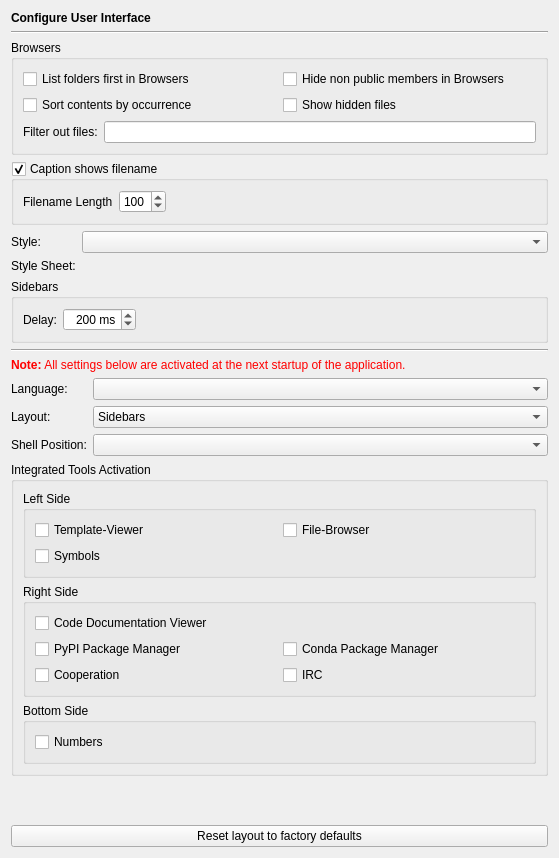
<?xml version="1.0" encoding="UTF-8"?>
<ui version="4.0">
 <class>InterfacePage</class>
 <widget class="QWidget" name="InterfacePage">
  <property name="geometry">
   <rect>
    <x>0</x>
    <y>0</y>
    <width>557</width>
    <height>858</height>
   </rect>
  </property>
  <layout class="QVBoxLayout" name="verticalLayout_2">
   <item>
    <widget class="QLabel" name="headerLabel">
     <property name="text">
      <string>&lt;b&gt;Configure User Interface&lt;/b&gt;</string>
     </property>
    </widget>
   </item>
   <item>
    <widget class="Line" name="line9">
     <property name="frameShape">
      <enum>QFrame::HLine</enum>
     </property>
     <property name="frameShadow">
      <enum>QFrame::Sunken</enum>
     </property>
     <property name="orientation">
      <enum>Qt::Horizontal</enum>
     </property>
    </widget>
   </item>
   <item>
    <widget class="QGroupBox" name="groupBox_4">
     <property name="title">
      <string>Browsers</string>
     </property>
     <layout class="QGridLayout" name="gridLayout_2">
      <item row="0" column="0">
       <widget class="QCheckBox" name="uiBrowsersListFoldersFirstCheckBox">
        <property name="toolTip">
         <string>Select, if folders should be listed first in the various browsers</string>
        </property>
        <property name="text">
         <string>List folders first in Browsers</string>
        </property>
       </widget>
      </item>
      <item row="0" column="1">
       <widget class="QCheckBox" name="uiBrowsersHideNonPublicCheckBox">
        <property name="toolTip">
         <string>Select to hide non public classes, methods and attributes in the browsers.</string>
        </property>
        <property name="text">
         <string>Hide non public members in Browsers</string>
        </property>
       </widget>
      </item>
      <item row="1" column="0">
       <widget class="QCheckBox" name="uiBrowsersSortByOccurrenceCheckBox">
        <property name="toolTip">
         <string>Select to sort file contents by occurrence</string>
        </property>
        <property name="text">
         <string>Sort contents by occurrence</string>
        </property>
       </widget>
      </item>
      <item row="1" column="1">
       <widget class="QCheckBox" name="uiBrowsersShowHiddenCheckBox">
        <property name="toolTip">
         <string>Select to show hidden files in the various browsers</string>
        </property>
        <property name="text">
         <string>Show hidden files</string>
        </property>
       </widget>
      </item>
      <item row="2" column="0" colspan="2">
       <layout class="QHBoxLayout" name="horizontalLayout_2">
        <item>
         <widget class="QLabel" name="label_4">
          <property name="text">
           <string>Filter out files:</string>
          </property>
         </widget>
        </item>
        <item>
         <widget class="QLineEdit" name="fileFiltersEdit">
          <property name="toolTip">
           <string>Enter wildcard file patterns separated by semicolon. Files matching these patterns will not be shown by the file browsers.</string>
          </property>
         </widget>
        </item>
       </layout>
      </item>
     </layout>
    </widget>
   </item>
   <item>
    <widget class="QGroupBox" name="uiCaptionShowsFilenameGroupBox">
     <property name="focusPolicy">
      <enum>Qt::StrongFocus</enum>
     </property>
     <property name="toolTip">
      <string>Select, if the caption of the main window should show the filename of the current editor</string>
     </property>
     <property name="title">
      <string>Caption shows filename</string>
     </property>
     <property name="checkable">
      <bool>true</bool>
     </property>
     <layout class="QHBoxLayout">
      <item>
       <widget class="QLabel" name="label">
        <property name="text">
         <string>Filename Length</string>
        </property>
       </widget>
      </item>
      <item>
       <widget class="QSpinBox" name="filenameLengthSpinBox">
        <property name="toolTip">
         <string>Enter the number of characters to be shown in the main window title.</string>
        </property>
        <property name="minimum">
         <number>10</number>
        </property>
        <property name="maximum">
         <number>999</number>
        </property>
        <property name="singleStep">
         <number>10</number>
        </property>
        <property name="value">
         <number>100</number>
        </property>
       </widget>
      </item>
      <item>
       <spacer>
        <property name="orientation">
         <enum>Qt::Horizontal</enum>
        </property>
        <property name="sizeHint" stdset="0">
         <size>
          <width>31</width>
          <height>23</height>
         </size>
        </property>
       </spacer>
      </item>
     </layout>
    </widget>
   </item>
   <item>
    <layout class="QGridLayout" name="gridLayout_3">
     <item row="0" column="0">
      <widget class="QLabel" name="label_2">
       <property name="text">
        <string>Style:</string>
       </property>
      </widget>
     </item>
     <item row="0" column="1">
      <widget class="QComboBox" name="styleComboBox">
       <property name="toolTip">
        <string>Select the interface style</string>
       </property>
      </widget>
     </item>
     <item row="1" column="0">
      <widget class="QLabel" name="label_3">
       <property name="text">
        <string>Style Sheet:</string>
       </property>
      </widget>
     </item>
     <item row="1" column="1">
      <widget class="E5PathPicker" name="styleSheetPicker" native="true">
       <property name="sizePolicy">
        <sizepolicy hsizetype="Expanding" vsizetype="Preferred">
         <horstretch>0</horstretch>
         <verstretch>0</verstretch>
        </sizepolicy>
       </property>
       <property name="focusPolicy">
        <enum>Qt::StrongFocus</enum>
       </property>
       <property name="toolTip">
        <string>Enter the path of the style sheet file</string>
       </property>
      </widget>
     </item>
    </layout>
   </item>
   <item>
    <widget class="QGroupBox" name="groupBox_8">
     <property name="title">
      <string>Sidebars</string>
     </property>
     <layout class="QHBoxLayout" name="horizontalLayout_3">
      <item>
       <widget class="QLabel" name="label_5">
        <property name="text">
         <string>Delay:</string>
        </property>
       </widget>
      </item>
      <item>
       <widget class="QSpinBox" name="delaySpinBox">
        <property name="alignment">
         <set>Qt::AlignRight|Qt::AlignTrailing|Qt::AlignVCenter</set>
        </property>
        <property name="suffix">
         <string> ms</string>
        </property>
        <property name="maximum">
         <number>2000</number>
        </property>
        <property name="singleStep">
         <number>100</number>
        </property>
        <property name="value">
         <number>200</number>
        </property>
       </widget>
      </item>
      <item>
       <spacer name="horizontalSpacer_2">
        <property name="orientation">
         <enum>Qt::Horizontal</enum>
        </property>
        <property name="sizeHint" stdset="0">
         <size>
          <width>396</width>
          <height>20</height>
         </size>
        </property>
       </spacer>
      </item>
     </layout>
    </widget>
   </item>
   <item>
    <widget class="Line" name="line9_2">
     <property name="frameShape">
      <enum>QFrame::HLine</enum>
     </property>
     <property name="frameShadow">
      <enum>QFrame::Sunken</enum>
     </property>
     <property name="orientation">
      <enum>Qt::Horizontal</enum>
     </property>
    </widget>
   </item>
   <item>
    <widget class="QLabel" name="TextLabel1_2_2_2">
     <property name="text">
      <string>&lt;font color=&quot;#FF0000&quot;&gt;&lt;b&gt;Note:&lt;/b&gt; All settings below are activated at the next startup of the application.&lt;/font&gt;</string>
     </property>
    </widget>
   </item>
   <item>
    <layout class="QGridLayout" name="gridLayout">
     <item row="0" column="0">
      <widget class="QLabel" name="languageLabel">
       <property name="sizePolicy">
        <sizepolicy hsizetype="Fixed" vsizetype="Preferred">
         <horstretch>0</horstretch>
         <verstretch>0</verstretch>
        </sizepolicy>
       </property>
       <property name="text">
        <string>Language:</string>
       </property>
       <property name="buddy">
        <cstring>languageComboBox</cstring>
       </property>
      </widget>
     </item>
     <item row="0" column="1">
      <widget class="QComboBox" name="languageComboBox">
       <property name="sizePolicy">
        <sizepolicy hsizetype="Expanding" vsizetype="Fixed">
         <horstretch>0</horstretch>
         <verstretch>0</verstretch>
        </sizepolicy>
       </property>
       <property name="toolTip">
        <string>Select the interface language.</string>
       </property>
       <property name="whatsThis">
        <string>The interface language can be selected from this list. If &quot;system&quot; is selected, the interface language is determined by the system. The selection of &quot;none&quot; means, that the default language will be used.</string>
       </property>
      </widget>
     </item>
     <item row="1" column="0">
      <widget class="QLabel" name="layoutLabel">
       <property name="text">
        <string>Layout:</string>
       </property>
      </widget>
     </item>
     <item row="1" column="1">
      <widget class="QComboBox" name="layoutComboBox">
       <property name="sizePolicy">
        <sizepolicy hsizetype="Expanding" vsizetype="Fixed">
         <horstretch>0</horstretch>
         <verstretch>0</verstretch>
        </sizepolicy>
       </property>
       <property name="toolTip">
        <string>Select the layout type.</string>
       </property>
       <item>
        <property name="text">
         <string>Sidebars</string>
        </property>
       </item>
       <item>
        <property name="text">
         <string>Toolboxes</string>
        </property>
       </item>
      </widget>
     </item>
     <item row="2" column="0">
      <widget class="QLabel" name="label_6">
       <property name="text">
        <string>Shell Position:</string>
       </property>
      </widget>
     </item>
     <item row="2" column="1">
      <widget class="QComboBox" name="shellPositionComboBox">
       <property name="toolTip">
        <string>Select the position for the Shell window</string>
       </property>
      </widget>
     </item>
    </layout>
   </item>
   <item>
    <widget class="QGroupBox" name="groupBox_3">
     <property name="title">
      <string>Integrated Tools Activation</string>
     </property>
     <layout class="QVBoxLayout" name="verticalLayout">
      <item>
       <widget class="QGroupBox" name="groupBox_10">
        <property name="title">
         <string>Left Side</string>
        </property>
        <layout class="QGridLayout" name="gridLayout_5">
         <item row="0" column="0">
          <widget class="QCheckBox" name="templateViewerCheckBox">
           <property name="toolTip">
            <string>Select to activate the Template viewer</string>
           </property>
           <property name="text">
            <string>Template-Viewer</string>
           </property>
          </widget>
         </item>
         <item row="0" column="1">
          <widget class="QCheckBox" name="fileBrowserCheckBox">
           <property name="toolTip">
            <string>Select to activate the File-Browser widget</string>
           </property>
           <property name="text">
            <string>File-Browser</string>
           </property>
          </widget>
         </item>
         <item row="1" column="0">
          <widget class="QCheckBox" name="symbolsCheckBox">
           <property name="toolTip">
            <string>Select to activate the Symbols widget</string>
           </property>
           <property name="text">
            <string>Symbols</string>
           </property>
          </widget>
         </item>
        </layout>
       </widget>
      </item>
      <item>
       <widget class="QGroupBox" name="groupBox_9">
        <property name="title">
         <string>Right Side</string>
        </property>
        <layout class="QGridLayout" name="gridLayout_4">
         <item row="0" column="0">
          <widget class="QCheckBox" name="codeDocumentationViewerCheckBox">
           <property name="toolTip">
            <string>Select to activate the Code Documentation Viewer</string>
           </property>
           <property name="text">
            <string>Code Documentation Viewer</string>
           </property>
          </widget>
         </item>
         <item row="1" column="0">
          <widget class="QCheckBox" name="pypiCheckBox">
           <property name="toolTip">
            <string>Select to activate the PyPI package manager widget</string>
           </property>
           <property name="text">
            <string>PyPI Package Manager</string>
           </property>
          </widget>
         </item>
         <item row="1" column="1">
          <widget class="QCheckBox" name="condaCheckBox">
           <property name="toolTip">
            <string>Select to activate the conda package manager widget</string>
           </property>
           <property name="text">
            <string>Conda Package Manager</string>
           </property>
          </widget>
         </item>
         <item row="2" column="0">
          <widget class="QCheckBox" name="cooperationCheckBox">
           <property name="toolTip">
            <string>Select to activate the Cooperation widget</string>
           </property>
           <property name="text">
            <string>Cooperation</string>
           </property>
          </widget>
         </item>
         <item row="2" column="1">
          <widget class="QCheckBox" name="ircCheckBox">
           <property name="toolTip">
            <string>Select to activate the IRC widget</string>
           </property>
           <property name="text">
            <string>IRC</string>
           </property>
          </widget>
         </item>
        </layout>
       </widget>
      </item>
      <item>
       <widget class="QGroupBox" name="groupBox_11">
        <property name="title">
         <string>Bottom Side</string>
        </property>
        <layout class="QGridLayout" name="gridLayout_6">
         <item row="0" column="0">
          <widget class="QCheckBox" name="numbersCheckBox">
           <property name="toolTip">
            <string>Select to activate the Numbers widget</string>
           </property>
           <property name="text">
            <string>Numbers</string>
           </property>
          </widget>
         </item>
        </layout>
       </widget>
      </item>
     </layout>
    </widget>
   </item>
   <item>
    <spacer>
     <property name="orientation">
      <enum>Qt::Vertical</enum>
     </property>
     <property name="sizeHint" stdset="0">
      <size>
       <width>537</width>
       <height>41</height>
      </size>
     </property>
    </spacer>
   </item>
   <item>
    <widget class="QPushButton" name="resetLayoutButton">
     <property name="text">
      <string>Reset layout to factory defaults</string>
     </property>
    </widget>
   </item>
  </layout>
 </widget>
 <customwidgets>
  <customwidget>
   <class>E5PathPicker</class>
   <extends>QWidget</extends>
   <header>E5Gui/E5PathPicker.h</header>
   <container>1</container>
  </customwidget>
 </customwidgets>
 <tabstops>
  <tabstop>uiBrowsersListFoldersFirstCheckBox</tabstop>
  <tabstop>uiBrowsersHideNonPublicCheckBox</tabstop>
  <tabstop>uiBrowsersSortByOccurrenceCheckBox</tabstop>
  <tabstop>uiBrowsersShowHiddenCheckBox</tabstop>
  <tabstop>fileFiltersEdit</tabstop>
  <tabstop>uiCaptionShowsFilenameGroupBox</tabstop>
  <tabstop>filenameLengthSpinBox</tabstop>
  <tabstop>styleComboBox</tabstop>
  <tabstop>styleSheetPicker</tabstop>
  <tabstop>delaySpinBox</tabstop>
  <tabstop>languageComboBox</tabstop>
  <tabstop>layoutComboBox</tabstop>
  <tabstop>shellPositionComboBox</tabstop>
  <tabstop>templateViewerCheckBox</tabstop>
  <tabstop>fileBrowserCheckBox</tabstop>
  <tabstop>symbolsCheckBox</tabstop>
  <tabstop>codeDocumentationViewerCheckBox</tabstop>
  <tabstop>pypiCheckBox</tabstop>
  <tabstop>condaCheckBox</tabstop>
  <tabstop>cooperationCheckBox</tabstop>
  <tabstop>ircCheckBox</tabstop>
  <tabstop>numbersCheckBox</tabstop>
  <tabstop>resetLayoutButton</tabstop>
 </tabstops>
 <resources/>
 <connections/>
</ui>
